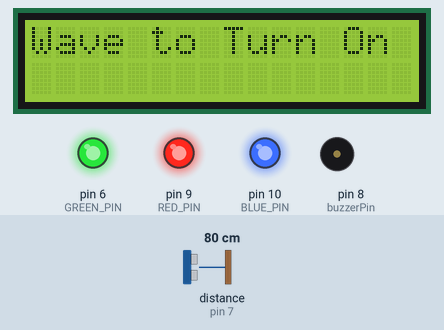
This sketch was run on a simulated Arduino Uno, built with avr-gcc and run on an emulated ATmega328P. Parts: 16×2 character LCD, output pins drawn as LEDs (lit = HIGH), buzzer (waves = sounding, pin HIGH). Wiring (inferred from the names in the program): ultrasonic range finder: trigger pin 13; echo pin 7. Dashed ring = blinking. The test bench sets the inputs (shaded band); at power-on: distance to the obstacle (sensor on pin 7) 80 cm. The echo pulse lasts 58.3 µs per cm; pins used as bus, display or sensor lines are not drawn; what the sketch prints to the serial monitor is not drawn.

Above: at 1.7 s.
1.8 s: distance to the obstacle (sensor on pin 7) set to 18 cm
3.3 s: distance to the obstacle (sensor on pin 7) set to 14 cm
At 6.2 s:
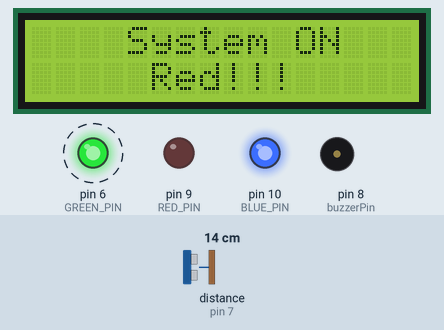
6.3 s: distance to the obstacle (sensor on pin 7) set to 35 cm
At 7.0 s:
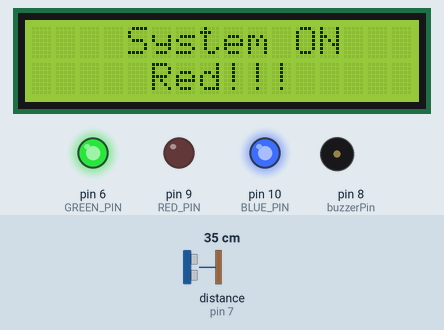
7.8 s: distance to the obstacle (sensor on pin 7) set to 2 cm
At 11.0 s:
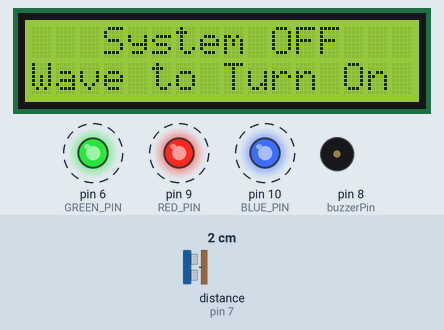
Timing chart, 0 to 11.8 s (numbered marks = the images above; inputs shaded):
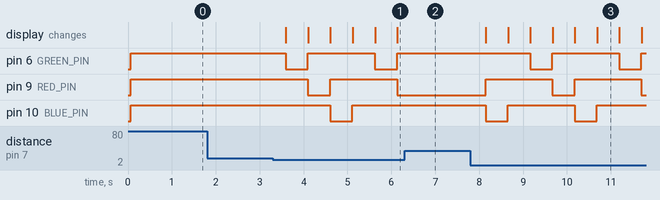

Measured:
- the behaviour switches between 16 and 15 cm on distance to the obstacle (sensor on pin 7) (found by bisection; images 0 and 1)
- after the input at 1.8 s, every drawn part: stays the same
- after the input at 3.3 s, pin 6 (GREEN_PIN): alternates HIGH for 1.5 s and LOW for 0.51 s, starting after 0.29 s; pin 9 (RED_PIN): HIGH → LOW after 0.80 s, → HIGH 0.51 s later, → LOW 1.5 s later; pin 10 (BLUE_PIN): HIGH → LOW after 1.3 s, → HIGH 0.51 s later; the display: first changes after 0.30 s (image 1 shows a later state)
- after the input at 6.3 s, pin 6 (GREEN_PIN): stays HIGH (without the input it goes to LOW after 1.4 s); pin 9 (RED_PIN): stays LOW (without the input it goes to HIGH after 0.34 s); pin 10 (BLUE_PIN): stays HIGH (without the input it goes to LOW after 0.34 s)
- after the input at 7.8 s, pin 6 (GREEN_PIN): alternates HIGH for 1.5 s and LOW for 0.51 s, starting after 1.4 s; pin 9 (RED_PIN), pin 10 (BLUE_PIN): alternates HIGH for 1.5 s and LOW for 0.51 s, starting after 0.35 s; the display: first changes after 0.35 s (image 3 shows a later state)
- what the display in image 3 shows lasts 0.5 s, from 10.7 s to 11.2 s

The sketch:

Arduino_LED_Controller.ino
```cpp
#include <LiquidCrystal.h>
#define RED_PIN 9
#define GREEN_PIN 6
#define BLUE_PIN 10
const int trigPin = 13;    // Trig pin of the ultrasonic sensor connected to Arduino digital pin 2
const int echoPin = 7;    // Echo pin of the ultrasonic sensor connected to Arduino digital pin 3
int state = 0;
int buzzerPin = 8;  // The digital pin connected to the buzzer

LiquidCrystal lcd(12, 11, 5, 4, 3, 2);  // Create the LCD object, specifying the corresponding pins.

void setup() {
  Serial.begin(115200); // Setting the baud rate for my serial monitor
  pinMode(RED_PIN, OUTPUT); //Sets the corresponding Arduino pins as output pins
  pinMode(GREEN_PIN, OUTPUT);
  pinMode(BLUE_PIN, OUTPUT);

  lcd.begin(16, 2);  // Initialize the LCD module with its dimensions (16 columns and 2 rows).

  pinMode(trigPin, OUTPUT); //Initializes the trigger pin as output, and the echo pin as input
  pinMode(echoPin, INPUT);

  analogWrite(RED_PIN, 255);
  analogWrite(GREEN_PIN, 255);
  analogWrite(BLUE_PIN, 255);

  pinMode(buzzerPin, OUTPUT);

  lcd.print("Wave to Turn On");
  delay(500);
}

void loop() {

  // Generate a tone of 1000Hz for 1 second

  // Trigger the ultrasonic sensor
  digitalWrite(trigPin, LOW);
  delayMicroseconds(2);
  digitalWrite(trigPin, HIGH);
  delayMicroseconds(10);
  digitalWrite(trigPin, LOW);

  // Read the duration of the echo pulse
  long duration = pulseIn(echoPin, HIGH);

   // Calculate the distance based on the speed of sound
  float distance = duration * 0.034 / 2;  // Divide by 2 as the sound travels to the object and back
  //At this point we know roughly how close an object is to the sensor.
  // From the desk to the roof, is approximately 160 cm.

  // Print the distance to the serial monitor
  Serial.print("Distance: ");
  Serial.print(distance);
  Serial.println(" cm");

  if ( distance <= 15.0 && state == 0 ){ //If something goes infront of the sensor at a close range, of specified threshold, execute this block.
      // Set the LED strip to red

      state = 1;

      analogWrite(RED_PIN, 255);
      analogWrite(GREEN_PIN, 0); // A value of 0 is High (Brightest), and 255 is Low (Dimmest/Off). You can pick any value within this range.
      analogWrite(BLUE_PIN, 255);

      lcd.clear();
      lcd.setCursor(0, 0); // set cursor for the first column, and first row
      lcd.print("    System ON"); //begin printing on the first line
      lcd.setCursor(0, 1); // set cursor for the first column, and second row
      lcd.print("     Green!!!"); // begin printing on the second row

  }

    else if (distance <= 15.0 && state == 1){

    state = 2; // we use a binary toggle to switch between the two states.

    // In this second, state we want to turn off the lights, and display that the system is turned off.
     analogWrite(RED_PIN, 0);
     analogWrite(GREEN_PIN, 255);
     analogWrite(BLUE_PIN, 255);

    lcd.clear();
    lcd.setCursor(0, 0); // set cursor for the first column, and first row
    lcd.print("    System ON"); //begin printing on the first line
    lcd.setCursor(0, 1);
    lcd.print("     Red!!!"); // begin printing on the second row
  }

  else if (distance <= 15.0 && state == 2){

    state = 3; // we use a binary toggle to switch between the two states.

    // In this second, state we want to turn off the lights, and display that the system is turned off.
     analogWrite(RED_PIN, 255);
     analogWrite(GREEN_PIN, 255);
     analogWrite(BLUE_PIN, 0);

    lcd.clear();
    lcd.setCursor(0, 0); // set cursor for the first column, and first row
    lcd.print("    System ON"); //begin printing on the first line
    lcd.setCursor(0, 1);
    lcd.print("     Blue!!!"); // begin printing on the second row

  }

  else if (distance <= 15.0 && state == 3){

    state = 0; // we use a binary toggle to switch between the two states.

    // In this second, state we want to turn off the lights, and display that the system is turned off.
     analogWrite(RED_PIN, 255);
     analogWrite(GREEN_PIN, 255);
     analogWrite(BLUE_PIN, 255);

    lcd.clear();
    lcd.setCursor(0, 0); // set cursor for the first column, and first row
    lcd.print("   System OFF"); //begin printing on the first line
    lcd.setCursor(0, 1); // set cursor for the first column, and first row
    lcd.print("Wave to Turn On");
  }

  delay(500); // Delay for 3 second
}
```
